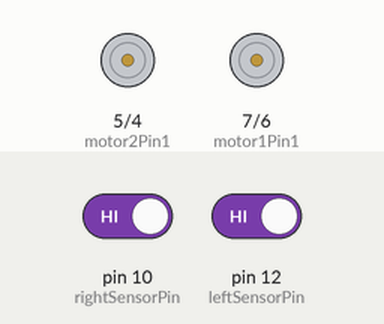
Bench run of a sketch on a simulated Arduino Uno, built with avr-gcc and run on an emulated ATmega328P. Parts: motor-driver pin pairs drawn as motors (green arrow = first pin HIGH = forward, orange = second pin HIGH = backward, longer = more drive). Inputs (shaded band) come from the test bench; at power-on: pin 10 (rightSensorPin) HIGH, pin 12 (leftSensorPin) HIGH.

Above: at 1.2 s.
1.3 s: pin 10 (rightSensorPin) driven LOW
At 2.1 s:
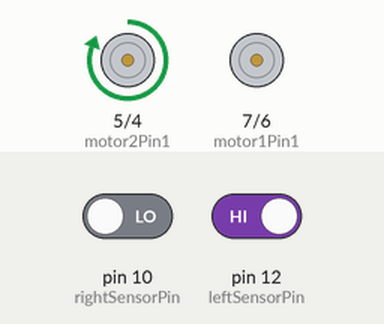
2.8 s: pin 12 (leftSensorPin) driven LOW
At 3.3 s:
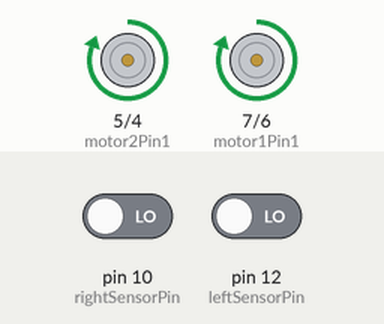
4.3 s: pin 10 (rightSensorPin) driven HIGH
At 5.5 s:
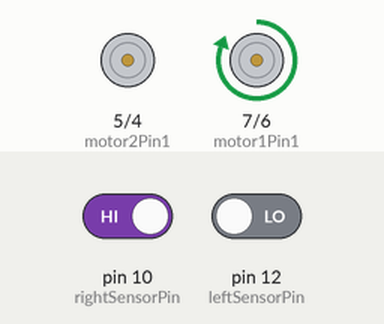
5.8 s: pin 12 (leftSensorPin) driven HIGH
At 6.7 s:
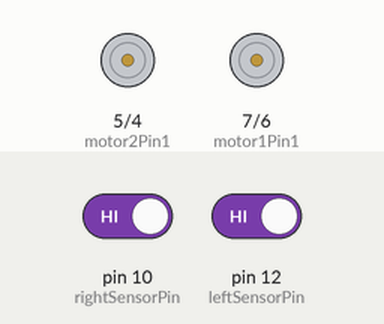
Timing chart, 0 to 8.3 s (numbered marks = the images above; inputs shaded):
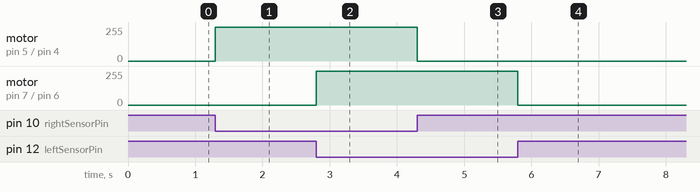

The sketch:

Line_follow.ino
```cpp
const int rightSensorPin = 10;
const int leftSensorPin = 12;

const int motor1Pin1 = 7;  // Motor 1 (IN1)
const int motor1Pin2 = 6;  // Motor 1 (IN2)
const int motor2Pin1 = 5;  // Motor 2 (IN3)
const int motor2Pin2 = 4;  // Motor 2 (IN4)

void setup() {
  // Initialize motor pins as output
  pinMode(motor1Pin1, OUTPUT);
  pinMode(motor1Pin2, OUTPUT);
  pinMode(motor2Pin1, OUTPUT);
  pinMode(motor2Pin2, OUTPUT);

  // Initialize sensor pins as input
  pinMode(rightSensorPin, INPUT);
  pinMode(leftSensorPin, INPUT);
}

void loop() {
  // Reading the sensor values
  int rightSensorValue = digitalRead(rightSensorPin);
  int leftSensorValue = digitalRead(leftSensorPin);

  // If both sensors are on the line, move forward
  if (rightSensorValue == LOW && leftSensorValue == LOW) {
    moveForward();
  }
  // If only the right sensor is on the line, turn left
  else if (rightSensorValue == LOW && leftSensorValue == HIGH) {
    turnLeft();
  }
  // If only the left sensor is on the line, turn right
  else if (rightSensorValue == HIGH && leftSensorValue == LOW) {
    turnRight();
  }
  // If both sensors are off the line, stop
  else {
    stopMotors();
  }
}

void moveForward() {
  // Move both motors forward
  digitalWrite(motor1Pin1, HIGH);
  digitalWrite(motor1Pin2, LOW);
  digitalWrite(motor2Pin1, HIGH);
  digitalWrite(motor2Pin2, LOW);
}

void turnLeft() {
  // Stop left motor, move right motor forward
  digitalWrite(motor1Pin1, LOW);
  digitalWrite(motor1Pin2, LOW);
  digitalWrite(motor2Pin1, HIGH);
  digitalWrite(motor2Pin2, LOW);
}

void turnRight() {
  // Stop right motor, move left motor forward
  digitalWrite(motor1Pin1, HIGH);
  digitalWrite(motor1Pin2, LOW);
  digitalWrite(motor2Pin1, LOW);
  digitalWrite(motor2Pin2, LOW);
}

void stopMotors() {
  // Stop both motors
  digitalWrite(motor1Pin1, LOW);
  digitalWrite(motor1Pin2, LOW);
  digitalWrite(motor2Pin1, LOW);
  digitalWrite(motor2Pin2, LOW);
}
```

Measured:
- after the input at 1.3 s, motor on pin 5 (motor2Pin1) / pin 4 (motor2Pin2): stopped → forward 255/255 at once
- after the input at 2.8 s, motor on pin 7 (motor1Pin1) / pin 6 (motor1Pin2): stopped → forward 255/255 at once
- after the input at 4.3 s, motor on pin 5 (motor2Pin1) / pin 4 (motor2Pin2): forward 255/255 → stopped at once
- after the input at 5.8 s, motor on pin 7 (motor1Pin1) / pin 6 (motor1Pin2): forward 255/255 → stopped at once
